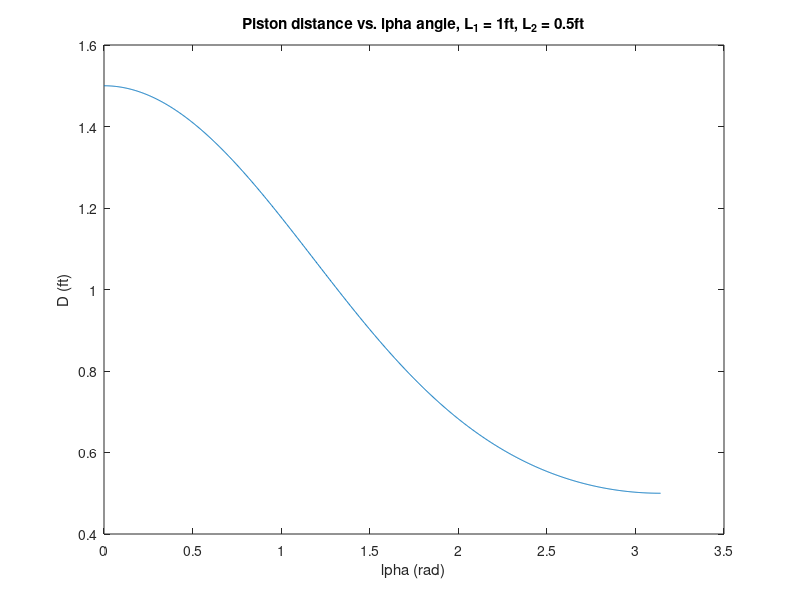

Write the MATLAB code that produced this figure.
% Homework 7, Problem 3
% Will McClain
% EGR 101-01
% Due: 3/28/23


clear;clc;close all; % housekeeping

% law of cosines
% c^2 = a^2+b^2-2abcos(C)
% D = sqrt(L1^2+L2^2-2*L1*L2.*cos(pi-alpha_rads-beta_rads))

% law of sines
% sin(A) / a = sin(B) / b
% sin(beta_rads)./L2 = sin(alpha_rads)./L1
% beta_rads = asin(sin(alpha_rads).*L2./L1)

% D formula
% D = sqrt(L1^2+L2^2-2*L1*L2.*cos(pi-alpha_rads-asin(sin(alpha_rads).*L2./L1)))

% alpha goes from full extended at alpha=0 to fully retracted at alpha=pi
alpha_rads = linspace(0, pi, 1000);

% constants
L1 = 1;
L2 = 0.5;

% the secret formuler
D = sqrt(L1^2+L2^2-2*L1*L2.*cos(pi-alpha_rads-asin(sin(alpha_rads).*L2./L1)));

% plot it lmao
plot(alpha_rads, D);
title("Piston distance vs. \alpha angle, L_1 = 1ft, L_2 = 0.5ft");
xlabel("\alpha (rad)");
ylabel("D (ft)");